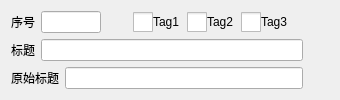
         <widget class="QWidget" name="page_AE">
          <layout class="QVBoxLayout" name="verticalLayout_3">
           <item>
            <layout class="QHBoxLayout" name="hLayout_AE_Episode">
             <item>
              <widget class="QLabel" name="label_AE_Episode">
               <property name="text">
                <string>序号</string>
               </property>
              </widget>
             </item>
             <item>
              <widget class="QLineEdit" name="lineEdit_AE_Episode">
               <property name="minimumSize">
                <size>
                 <width>60</width>
                 <height>0</height>
                </size>
               </property>
               <property name="maximumSize">
                <size>
                 <width>60</width>
                 <height>16777215</height>
                </size>
               </property>
               <property name="alignment">
                <set>Qt::AlignCenter</set>
               </property>
               <property name="clearButtonEnabled">
                <bool>false</bool>
               </property>
              </widget>
             </item>
             <item>
              <widget class="QPushButton" name="pushButton_AE_EpisodeOk">
               <property name="enabled">
                <bool>false</bool>
               </property>
               <property name="minimumSize">
                <size>
                 <width>20</width>
                 <height>20</height>
                </size>
               </property>
               <property name="maximumSize">
                <size>
                 <width>20</width>
                 <height>20</height>
                </size>
               </property>
               <property name="styleSheet">
                <string notr="true">#pushButton_AE_EpisodeOk
{
  border: 0px;
}</string>
               </property>
               <property name="text">
                <string notr="true"/>
               </property>
               <property name="icon">
                <iconset>
                 <normalon>:/File/img/submit_enable.png</normalon>
                 <disabledon>:/File/img/submit_disable.png</disabledon>
                </iconset>
               </property>
               <property name="iconSize">
                <size>
                 <width>20</width>
                 <height>20</height>
                </size>
               </property>
              </widget>
             </item>
             <item>
              <widget class="QCheckBox" name="checkBox_AE_Tag1">
               <property name="styleSheet">
                <string notr="true">QCheckBox
{
  spacing: 0px;
}
QCheckBox::indicator
{
  width: 20px;
  height: 20px;
}
QCheckBox::indicator:checked:enabled
{
  image:url(:/File/img/box_check_enable.png);
}
QCheckBox::indicator:unchecked:enabled
{
  image:url(:/File/img/box_uncheck_enable.png);
}
QCheckBox::indicator:unchecked:disabled
{
  image:url(:/File/img/box_uncheck_disable.png);
}</string>
               </property>
               <property name="text">
                <string>Tag1</string>
               </property>
              </widget>
             </item>
             <item>
              <widget class="QCheckBox" name="checkBox_AE_Tag2">
               <property name="styleSheet">
                <string notr="true">QCheckBox
{
  spacing: 0px;
}
QCheckBox::indicator
{
  width: 20px;
  height: 20px;
}
QCheckBox::indicator:checked:enabled
{
  image:url(:/File/img/box_check_enable.png);
}
QCheckBox::indicator:unchecked:enabled
{
  image:url(:/File/img/box_uncheck_enable.png);
}
QCheckBox::indicator:unchecked:disabled
{
  image:url(:/File/img/box_uncheck_disable.png);
}</string>
               </property>
               <property name="text">
                <string>Tag2</string>
               </property>
              </widget>
             </item>
             <item>
              <widget class="QCheckBox" name="checkBox_AE_Tag3">
               <property name="styleSheet">
                <string notr="true">QCheckBox
{
  spacing: 0px;
}
QCheckBox::indicator
{
  width: 20px;
  height: 20px;
}
QCheckBox::indicator:checked:enabled
{
  image:url(:/File/img/box_check_enable.png);
}
QCheckBox::indicator:unchecked:enabled
{
  image:url(:/File/img/box_uncheck_enable.png);
}
QCheckBox::indicator:unchecked:disabled
{
  image:url(:/File/img/box_uncheck_disable.png);
}</string>
               </property>
               <property name="text">
                <string>Tag3</string>
               </property>
              </widget>
             </item>
             <item>
              <spacer name="hSpacer_AE_Episode">
               <property name="orientation">
                <enum>Qt::Horizontal</enum>
               </property>
               <property name="sizeHint" stdset="0">
                <size>
                 <width>40</width>
                 <height>20</height>
                </size>
               </property>
              </spacer>
             </item>
            </layout>
           </item>
           <item>
            <layout class="QHBoxLayout" name="hLayout_AE_Title">
             <item>
              <widget class="QLabel" name="label_AE_Title">
               <property name="text">
                <string>标题</string>
               </property>
              </widget>
             </item>
             <item>
              <widget class="QLineEdit" name="lineEdit_AE_Title">
               <property name="clearButtonEnabled">
                <bool>true</bool>
               </property>
              </widget>
             </item>
             <item>
              <widget class="QPushButton" name="pushButton_AE_TitleOk">
               <property name="enabled">
                <bool>false</bool>
               </property>
               <property name="minimumSize">
                <size>
                 <width>20</width>
                 <height>20</height>
                </size>
               </property>
               <property name="maximumSize">
                <size>
                 <width>20</width>
                 <height>20</height>
                </size>
               </property>
               <property name="styleSheet">
                <string notr="true">#pushButton_AE_TitleOk
{
  border: 0px;
}</string>
               </property>
               <property name="text">
                <string notr="true"/>
               </property>
               <property name="icon">
                <iconset>
                 <normalon>:/File/img/submit_enable.png</normalon>
                 <disabledon>:/File/img/submit_disable.png</disabledon>
                </iconset>
               </property>
               <property name="iconSize">
                <size>
                 <width>20</width>
                 <height>20</height>
                </size>
               </property>
              </widget>
             </item>
            </layout>
           </item>
           <item>
            <layout class="QHBoxLayout" name="hLayout_TitleOrigin">
             <item>
              <widget class="QLabel" name="label_AE_TitleOrigin">
               <property name="text">
                <string>原始标题</string>
               </property>
              </widget>
             </item>
             <item>
              <widget class="QLineEdit" name="lineEdit_AE_TitleOrigin">
               <property name="clearButtonEnabled">
                <bool>true</bool>
               </property>
              </widget>
             </item>
             <item>
              <widget class="QPushButton" name="pushButton_AE_TitleOriginOk">
               <property name="enabled">
                <bool>false</bool>
               </property>
               <property name="minimumSize">
                <size>
                 <width>20</width>
                 <height>20</height>
                </size>
               </property>
               <property name="maximumSize">
                <size>
                 <width>20</width>
                 <height>20</height>
                </size>
               </property>
               <property name="styleSheet">
                <string notr="true">#pushButton_AE_TitleOriginOk
{
  border: 0px;
}</string>
               </property>
               <property name="text">
                <string notr="true"/>
               </property>
               <property name="icon">
                <iconset>
                 <normalon>:/File/img/submit_enable.png</normalon>
                 <disabledon>:/File/img/submit_disable.png</disabledon>
                </iconset>
               </property>
               <property name="iconSize">
                <size>
                 <width>20</width>
                 <height>20</height>
                </size>
               </property>
              </widget>
             </item>
            </layout>
           </item>
           <item>
            <spacer name="vSpacer_AE">
             <property name="orientation">
              <enum>Qt::Vertical</enum>
             </property>
             <property name="sizeHint" stdset="0">
              <size>
               <width>20</width>
               <height>0</height>
              </size>
             </property>
            </spacer>
           </item>
          </layout>
         </widget>
